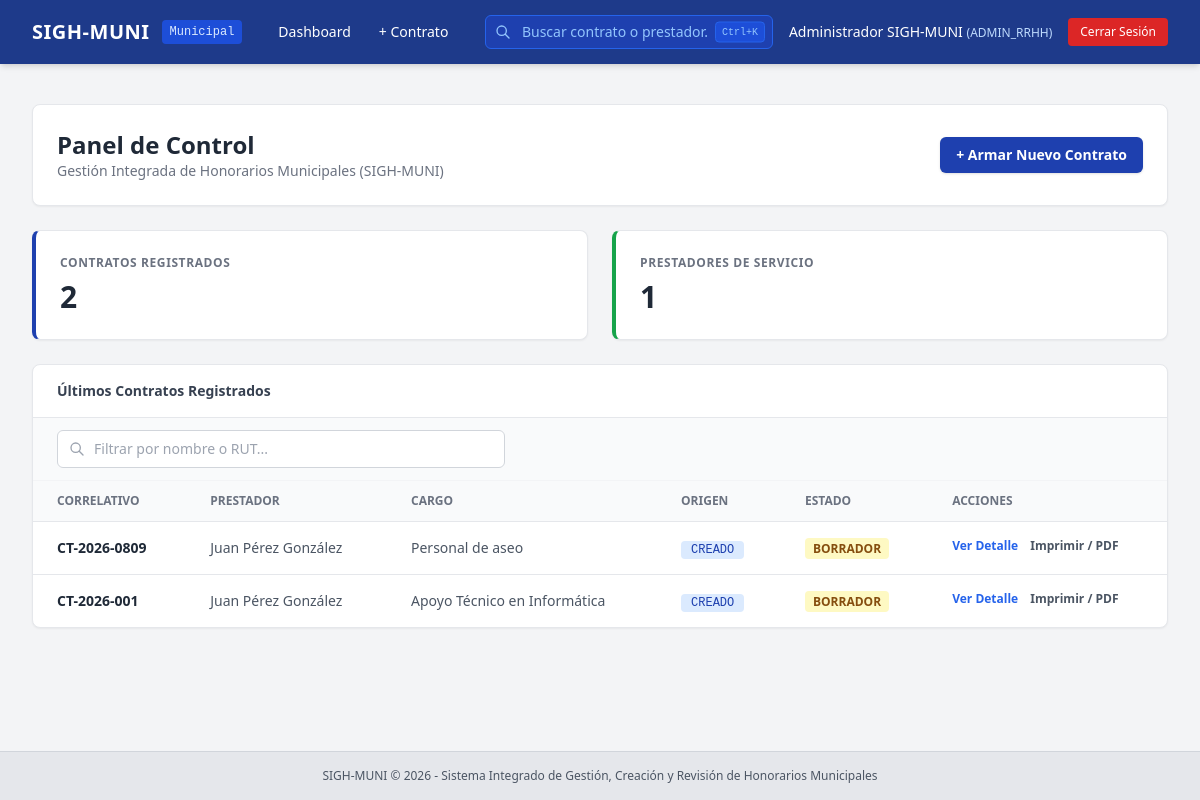
/ (signed in), run on an earlier commit of the app's database.
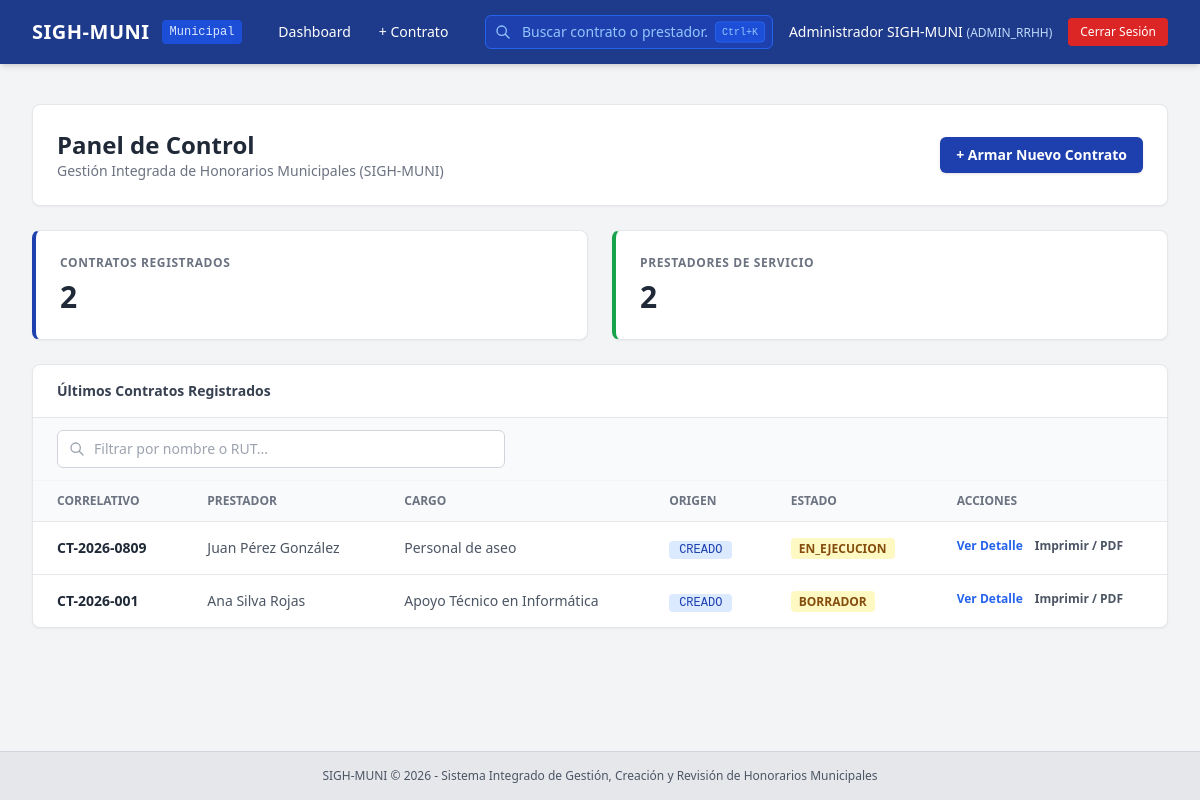
And on a later commit of the database.
### app/models/contract.py (models this page shows, shortened)
class Contract(db.Model):
    __tablename__ = 'contracts'
    id = db.Column(db.Integer, primary_key=True)
    provider_id = db.Column(db.Integer, db.ForeignKey('service_providers.id'), nullable=False)
    department_id = db.Column(db.Integer, db.ForeignKey('departments.id'), nullable=False)
    creation_type = db.Column(db.String(50), default='CREADO')
    contract_number = db.Column(db.String(50), unique=True, nullable=False)
    decline_number = db.Column(db.String(50), nullable=True)
    decline_date = db.Column(db.Date, nullable=True)
    position_title = db.Column(db.String(150), nullable=False)
    program_name = db.Column(db.String(150), nullable=True)
    monthly_amount_gross = db.Column(db.Float, nullable=False)
    total_contract_amount = db.Column(db.Float, nullable=False)
    start_date = db.Column(db.Date, nullable=False)
    end_date = db.Column(db.Date, nullable=False)
    pdf_file_path = db.Column(db.String(255), nullable=True)
    ocr_processed = db.Column(db.Integer, default=0)
    status = db.Column(db.String(30), default='BORRADOR')
    created_at = db.Column(db.DateTime, default=datetime.utcnow)
    provider = db.relationship('ServiceProvider', back_populates='contracts', lazy=True)
    department = db.relationship('Department', backref=db.backref('department_contracts', lazy=True))
    functions = db.relationship('ContractFunction', backref='contract', cascade='all, delete-orphan', lazy=True,
                                order_by='ContractFunction.function_order')
    payments = db.relationship('MonthlyPayment', back_populates='contract', lazy=True, cascade='all, delete-orphan')

### app/models/provider.py (models this page shows, shortened)
class ServiceProvider(db.Model):
    __tablename__ = 'service_providers'
    id = db.Column(db.Integer, primary_key=True, autoincrement=True)
    rut = db.Column(db.String(20), nullable=False, unique=True, index=True)
    first_name = db.Column(db.String(100), nullable=False)
    paternal_last_name = db.Column(db.String(100), nullable=False)
    maternal_last_name = db.Column(db.String(100), nullable=True)
    email = db.Column(db.String(120), nullable=True)
    phone = db.Column(db.String(50), nullable=True)
    address = db.Column(db.Text, nullable=True)
    bank_name = db.Column(db.String(100), nullable=True)
    account_type = db.Column(db.String(50), nullable=True)
    account_number = db.Column(db.String(50), nullable=True)
    created_at = db.Column(db.DateTime, nullable=False, default=datetime.utcnow)
    contracts = db.relationship('Contract', back_populates='provider', lazy=True, cascade="all, delete-orphan")
    @property
    def full_name(self):
        maternal = f" {self.maternal_last_name}" if self.maternal_last_name else ""
        return f"{self.first_name} {self.paternal_last_name}{maternal}"

### app/routes/dashboard.py (the view)
@dashboard_bp.route('/')
@login_required
def index():
    user = get_current_user()
    total_contracts = Contract.query.count()
    total_providers = ServiceProvider.query.count()
    recent_contracts = Contract.query.order_by(Contract.id.desc()).limit(5).all()
    if user.role == 'JEFE_DEPTO':
        pending_payments = MonthlyPayment.query.join(Contract).filter(
            Contract.department_id == user.department_id,
            MonthlyPayment.approval_status.in_(['PENDIENTE_REVISION', 'OBSERVADO'])
        ).count()
    elif user.role == 'FINANZAS_CONTROL':
        pending_payments = MonthlyPayment.query.filter(
            MonthlyPayment.approval_status.in_(['APROBADO_RRHH', 'OBSERVADO'])
        ).count()
    elif user.role in ('ADMIN_RRHH', 'SUPERADMIN'):
        pending_payments = MonthlyPayment.query.filter(
            MonthlyPayment.approval_status != 'APROBADO_FINANZAS'
        ).count()
    else:
        pending_payments = 0
    return render_template(
        'dashboard/index.html',
        total_contracts=total_contracts,
        total_providers=total_providers,
        pending_payments=pending_payments,
        recent_contracts=recent_contracts,
        user=user
    )

### app/__init__.py (called while the page is built)
def create_app(config_class=Config):
    app = Flask(__name__)
    app.config.from_object(config_class)
    os.makedirs(app.config['UPLOAD_FOLDER'], exist_ok=True)
    db.init_app(app)
    migrate.init_app(app, db)
    if 'sqlite' in app.config['SQLALCHEMY_DATABASE_URI']:
        from sqlalchemy import event
        from sqlalchemy.engine import Engine
        @event.listens_for(Engine, "connect")
        def set_sqlite_pragma(dbapi_connection, connection_record):
            cursor = dbapi_connection.cursor()
            cursor.execute("PRAGMA foreign_keys=ON;")
            cursor.close()
    from app.auth.routes import auth_bp
    app.register_blueprint(auth_bp, url_prefix='/auth')
    from app.routes import register_routes
    register_routes(app)
    return app

### app/auth/utils.py (called while the page is built)
def login_required(f):
    @wraps(f)
    def decorated_function(*args, **kwargs):
        if 'user_id' not in session:
            flash('Debes iniciar sesión para acceder a esta sección.', 'warning')
            return redirect(url_for('auth.login', next=request.url))
        return f(*args, **kwargs)
    return decorated_function

### app/templates/dashboard/index.html (shortened to what the changed rows need)
{% extends "base.html" %}
{% block content %}
<div class="space-y-6">
    <div class="flex justify-between items-center bg-white p-6 rounded-lg shadow-sm border border-gray-200">
        <div>
            <h1 class="text-2xl font-bold text-gray-800">Panel de Control</h1>
        </div>
    </div>
    <div class="grid grid-cols-1 md:grid-cols-2 gap-6">
        <div class="bg-white p-6 rounded-lg shadow-sm border border-gray-200 border-l-4 border-l-green-600">
            <h3 class="text-xs uppercase text-gray-500 font-bold tracking-wider">Prestadores de Servicio</h3>
            <p class="text-3xl font-extrabold text-gray-800 mt-2">{{ total_providers }}</p>
        </div>
    </div>
    <div class="bg-white rounded-lg shadow-sm border border-gray-200 overflow-hidden">
        <table class="w-full text-left text-sm text-gray-600" id="contracts_table">
            <thead class="bg-gray-50 text-xs uppercase text-gray-500 font-semibold border-b">
                <tr>
                    <th class="px-6 py-3">Correlativo</th>
                    <th class="px-6 py-3">Prestador</th>
                    <th class="px-6 py-3">Cargo</th>
                    <th class="px-6 py-3">Origen</th>
                    <th class="px-6 py-3">Estado</th>
                    <th class="px-6 py-3">Acciones</th>
                </tr>
            </thead>
            <tbody class="divide-y divide-gray-200">
                {% for contract in recent_contracts %}
                <tr class="hover:bg-gray-50 contract-row"
                    data-search="{{ contract.provider.full_name | lower }} {{ contract.provider.rut | lower }} {{ contract.contract_number | lower }} {{ contract.position_title | lower }}">
                    <td class="px-6 py-4 font-semibold text-gray-800">{{ contract.contract_number }}</td>
                    <td class="px-6 py-4">{{ contract.provider.full_name }}</td>
                    <td class="px-6 py-4">{{ contract.position_title }}</td>
                    <td class="px-6 py-4"><span class="bg-blue-100 text-blue-800 text-xs px-2.5 py-0.5 rounded font-mono">{{ contract.creation_type }}</span></td>
                    <td class="px-6 py-4"><span class="bg-yellow-100 text-yellow-800 text-xs px-2 py-0.5 rounded font-semibold">{{ contract.status }}</span></td>
                    <td class="px-6 py-4 flex space-x-3">
                        <a href="{{ url_for('contract_builder.detail', contract_id=contract.id) }}" class="text-blue-600 hover:underline font-semibold text-xs">
                            Ver Detalle
                        </a>
                        <a href="{{ url_for('contract_builder.preview', contract_id=contract.id) }}" target="_blank" class="text-gray-600 hover:underline font-semibold text-xs">
                            Imprimir / PDF
                        </a>
                    </td>
                </tr>
                {% endfor %}
            </tbody>
        </table>
    </div>
</div>
{% endblock %}

What changed in the data, as far as the page shows it:
changed Contract "Personal de aseo": status "BORRADOR" → "EN_EJECUCION"
changed Contract "Apoyo Técnico en Informática": provider.full_name "Juan Pérez González" → "Ana Silva Rojas"
Also different on the page:
{{ total_providers }}: "1" → "2"
